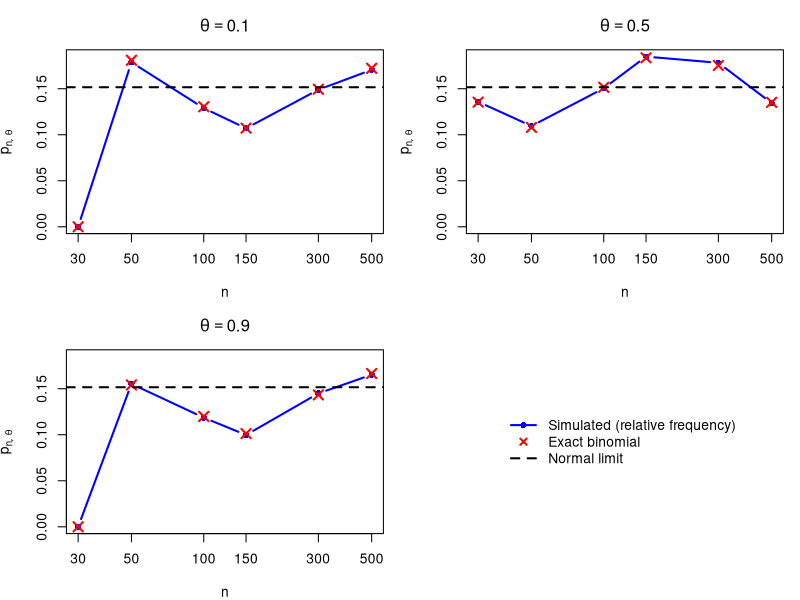

Here is the R script that generated this plot:
# Problem 1.3 -- de Moivre-Laplace theorem by simulation.
#
# S ~ Bin(n, theta) and W = (S - n theta) / sqrt(n theta (1 - theta)).
# By de Moivre-Laplace, W -> N(0, 1) in distribution, hence
#   p_{n,theta} = P(-0.5 <= W <= -0.1) -> Phi(-0.1) - Phi(-0.5).
# For each theta and n we approximate p_{n,theta} by the relative frequency
# hat p_{n,theta} over N = 1e5 simulated values of W.
# For reference we also compute the exact value of p_{n,theta} from the
# binomial distribution.

set.seed(47)
ns     <- c(30, 50, 100, 150, 300, 500)
thetas <- c(0.1, 0.5, 0.9)
N      <- 1e5
a <- -0.5
b <- -0.1

target <- pnorm(b) - pnorm(a)    # limit value given by the theorem

res <- expand.grid(n = ns, theta = thetas)
res$p_hat   <- NA_real_
res$p_exact <- NA_real_

for (i in seq_len(nrow(res))) {
  n     <- res$n[i]
  theta <- res$theta[i]
  sd    <- sqrt(n * theta * (1 - theta))
  S <- rbinom(N, size = n, prob = theta)
  W <- (S - n * theta) / sd
  res$p_hat[i] <- mean(a <= W & W <= b)
  # exact: P(n theta + a sd <= S <= n theta + b sd)
  s_vals <- 0:n
  w_vals <- (s_vals - n * theta) / sd
  res$p_exact[i] <- sum(dbinom(s_vals[a <= w_vals & w_vals <= b], n, theta))
}

cat("Target value Phi(-0.1) - Phi(-0.5) =", round(target, 4), "\n")
print(res, digits = 4)

# ---- plot ------------------------------------------------------------------
par(mfrow = c(2, 2), mar = c(4, 4, 3, 1))
ylim <- range(c(0, res$p_hat, res$p_exact, target))
for (theta in thetas) {
  d <- res[res$theta == theta, ]
  plot(d$n, d$p_hat, type = "b", pch = 16, lwd = 2, col = "blue",
       ylim = ylim, xlab = "n", ylab = expression(hat(p)[list(n, theta)]),
       main = bquote(theta == .(theta)), log = "x", xaxt = "n")
  axis(1, at = ns)
  points(d$n, d$p_exact, pch = 4, col = "red", cex = 1.5, lwd = 2)
  abline(h = target, lty = 2, lwd = 2)
}
plot.new()   # 4th panel: legend
legend("center", bty = "n",
       legend = c("Simulated (relative frequency)", "Exact binomial",
                  "Normal limit"),
       col = c("blue", "red", "black"), pch = c(16, 4, NA),
       lty = c(1, NA, 2), lwd = 2)
